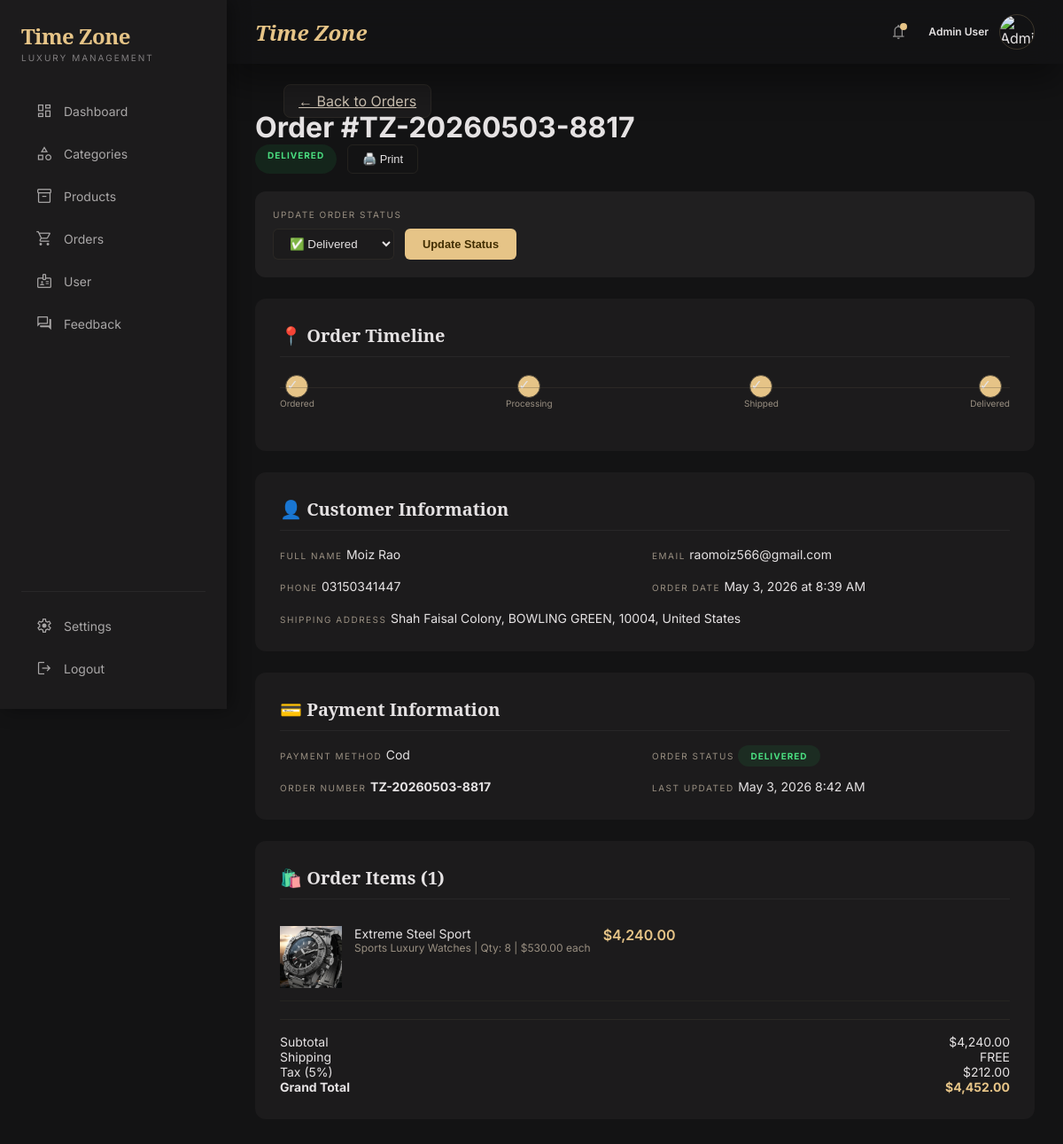
Screenshot of /admin panel/pages/order_detail.php?id=7 (signed in) with the database file from the repository.
### tables this page shows
CREATE TABLE `orders` (
  `order_id` int(11) NOT NULL,
  `order_number` varchar(50) NOT NULL,
  `customer_name` varchar(100) NOT NULL,
  `customer_email` varchar(100) NOT NULL,
  `customer_phone` varchar(20) NOT NULL,
  `shipping_address` text NOT NULL,
  `payment_method` varchar(50) NOT NULL,
  `subtotal` decimal(10,2) NOT NULL,
  `tax` decimal(10,2) NOT NULL DEFAULT 0.00,
  `shipping` decimal(10,2) NOT NULL DEFAULT 0.00,
  `total` decimal(10,2) NOT NULL,
  `notes` text DEFAULT NULL,
  `status` enum('pending','processing','shipped','delivered','cancelled') DEFAULT 'pending',
  `created_at` timestamp NOT NULL DEFAULT current_timestamp(),
  `updated_at` timestamp NOT NULL DEFAULT current_timestamp() ON UPDATE current_timestamp()
);

CREATE TABLE `order_items` (
  `item_id` int(11) NOT NULL,
  `order_id` int(11) NOT NULL,
  `product_id` int(11) NOT NULL,
  `quantity` int(11) NOT NULL,
  `price` decimal(10,2) NOT NULL,
  `total` decimal(10,2) NOT NULL
);

CREATE TABLE `products` (
  `p_id` int(11) NOT NULL,
  `p_name` varchar(255) DEFAULT NULL,
  `p_desc` text DEFAULT NULL,
  `p_price` decimal(7,2) DEFAULT NULL,
  `p_stock` int(11) DEFAULT NULL,
  `p_image` varchar(255) DEFAULT NULL,
  `p_cid` int(11) DEFAULT NULL,
  `p_status` varchar(50) DEFAULT NULL
);

CREATE TABLE `category` (
  `c_id` int(11) NOT NULL,
  `c_name` varchar(255) NOT NULL,
  `c_description` text DEFAULT NULL,
  `c_image` varchar(255) DEFAULT NULL,
  `c_status` varchar(10) DEFAULT NULL
);

### admin panel/pages/order_detail.php (the view, shortened to what this page needs)
<?php
include '../common/header.php';
include('../config/conn.php');
$order_id = isset($_GET['id']) ? intval($_GET['id']) : 0;
$order_query = "SELECT * FROM orders WHERE order_id = $order_id";
$order_result = mysqli_query($conn, $order_query);
$order = mysqli_fetch_assoc($order_result);
$items_query = "SELECT oi.*, p.p_name, p.p_image, p.p_desc, cat.c_name
                FROM order_items oi
                JOIN products p ON oi.  product_id = p.p_id
                JOIN category cat ON p.p_cid = cat.c_id
                WHERE oi.order_id = $order_id";
$items_result = mysqli_query($conn, $items_query);
$order_items = [];
while ($row = mysqli_fetch_assoc($items_result)) {
    $order_items[] = $row;
}
?>
<!DOCTYPE html>
<html lang="en">
<head>
</head>
<body>
<div class="admin-layout">
  <main class="main-content-order">
    <div class="page-header-bar">
      <div>
        <a href="order.php" class="back-btn">← Back to Orders</a>
        <br>
        <h1 class="page-title">Order <span>#<?php echo $order['order_number']; ?></span></h1>
      </div>
      <div style="display: flex; gap: 12px;">
        <span class="status-badge-lg status-<?php echo $order['status']; ?>">
          <?php echo ucfirst($order['status']); ?>
        </span>
        <button onclick="window.print()" class="print-btn">🖨️ Print</button>
      </div>
    </div>
    <div class="status-update">
      <div class="status-update-title">Update Order Status</div>
      <form method="POST" class="status-form">
        <select name="status" class="status-select">
          <option value="delivered" <?php echo $order['status'] == 'delivered' ? 'selected' : ''; ?>>✅ Delivered</option>
        </select>
        <button type="submit" name="update_status" class="update-btn">Update Status</button>
      </form>
    </div>
    <div class="info-card" style="margin-top: 24px;">
      <h3 class="card-title">📍 Order Timeline</h3>
      <div class="timeline">
        <div class="timeline-step">
          <div class="step-dot <?php echo in_array($order['status'], ['pending','processing','shipped','delivered']) ? 'completed' : ''; ?>">✓</div>
          <span class="step-label">Ordered</span>
        </div>
        <div class="timeline-step">
          <div class="step-dot <?php echo in_array($order['status'], ['processing','shipped','delivered']) ? 'completed' : ($order['status'] == 'pending' ? 'active' : ''); ?>">
            <?php echo in_array($order['status'], ['processing','shipped','delivered']) ? '✓' : '2'; ?>
          </div>
          <span class="step-label">Processing</span>
        </div>
        <div class="timeline-step">
          <div class="step-dot <?php echo in_array($order['status'], ['shipped','delivered']) ? 'completed' : ($order['status'] == 'processing' ? 'active' : ''); ?>">
            <?php echo in_array($order['status'], ['shipped','delivered']) ? '✓' : '3'; ?>
          </div>
          <span class="step-label">Shipped</span>
        </div>
        <div class="timeline-step">
          <div class="step-dot <?php echo $order['status'] == 'delivered' ? 'completed' : ($order['status'] == 'shipped' ? 'active' : ''); ?>">
            <?php echo $order['status'] == 'delivered' ? '✓' : '4'; ?>
          </div>
          <span class="step-label">Delivered</span>
        </div>
      </div>
    </div>
    <div class="info-card">
      <h3 class="card-title">👤 Customer Information</h3>
      <div class="info-grid">
        <div class="info-item">
          <span class="info-label">Full Name</span>
          <span class="info-value"><?php echo $order['customer_name']; ?></span>
        </div>
        <div class="info-item">
          <span class="info-label">Email</span>
          <span class="info-value"><?php echo $order['customer_email']; ?></span>
        </div>
        <div class="info-item">
          <span class="info-label">Phone</span>
          <span class="info-value"><?php echo $order['customer_phone']; ?></span>
        </div>
        <div class="info-item">
          <span class="info-label">Order Date</span>
          <span class="info-value"><?php echo date('F j, Y \a\t g:i A', strtotime($order['created_at'])); ?></span>
        </div>
        <div class="info-item" style="grid-column: 1 / -1;">
          <span class="info-label">Shipping Address</span>
          <span class="info-value"><?php echo $order['shipping_address']; ?></span>
        </div>
      </div>
    </div>
    <div class="info-card">
      <h3 class="card-title">💳 Payment Information</h3>
      <div class="info-grid">
        <div class="info-item">
          <span class="info-label">Payment Method</span>
          <span class="info-value"><?php echo str_replace('_', ' ', ucfirst($order['payment_method'])); ?></span>
        </div>
        <div class="info-item">
          <span class="info-label">Order Status</span>
          <span class="info-value"><span class="status-badge-lg status-<?php echo $order['status']; ?>"><?php echo ucfirst($order['status']); ?></span></span>
        </div>
        <div class="info-item">
          <span class="info-label">Order Number</span>
          <span class="info-value" style="color: var(--gold); font-weight: 700;"><?php echo $order['order_number']; ?></span>
        </div>
        <div class="info-item">
          <span class="info-label">Last Updated</span>
          <span class="info-value"><?php echo date('F j, Y g:i A', strtotime($order['updated_at'])); ?></span>
        </div>
      </div>
    </div>
    <div class="info-card">
      <h3 class="card-title">🛍️ Order Items (<?php echo count($order_items); ?>)</h3>
      <?php foreach ($order_items as $item): ?>
      <div class="item-row">
        <img src="../../admin panel/assets/images/<?php echo $item['p_image']; ?>" alt="<?php echo $item['p_name']; ?>">
        <div class="item-info">
          <div class="item-name"><?php echo $item['p_name']; ?></div>
          <div class="item-meta"><?php echo $item['c_name']; ?> | Qty: <?php echo $item['quantity']; ?> | $<?php echo number_format($item['price'], 2); ?> each</div>
        </div>
        <div class="item-price">$<?php echo number_format($item['total'], 2); ?></div>
      </div>
      <?php endforeach; ?>
      <div class="totals-section">
        <div class="total-row">
          <span class="label">Subtotal</span>
          <span class="value">$<?php echo number_format($order['subtotal'], 2); ?></span>
        </div>
        <div class="total-row">
          <span class="label">Shipping</span>
          <span class="value" style="color: var(--success);">FREE</span>
        </div>
        <div class="total-row">
          <span class="label">Tax (5%)</span>
          <span class="value">$<?php echo number_format($order['tax'], 2); ?></span>
        </div>
        <div class="total-row grand">
          <span class="label">Grand Total</span>
          <span class="value">$<?php echo number_format($order['total'], 2); ?></span>
        </div>
      </div>
    </div>
  </main>
</div>
</body>
</html>

### admin panel/assets/css/style.css (style rules this page uses)
:root { --primary: #e6c487; --primary-container: #c9a96e; --on-primary: #412d00; --background: #131314; --surface: #131314; --surface-container: #201f20; --surface-container-low: #1c1b1c; --surface-container-high: #2a2a2b; --surface-container-highest: #353436; --on-surface: #e5e2e3; --on-surface-variant: #d0c5b5; --outline: #998f81; --outline-variant: #4d463a; --error: #ffb4ab; --error-container: #93000a; }
* { box-sizing: border-box; margin: 0; padding: 0; }
body { font-family: 'Inter', sans-serif; background: var(--background); color: var(--on-surface); min-height: 100vh; }
input, select, textarea { box-sizing: border-box; }

### admin panel/pages/order_detail.php (style rules this page uses)
body { background: var(--background); color: var(--on-surface); font-family: 'Inter', sans-serif; }
.admin-layout { display: flex; min-height: 100vh; }
.main-content-order { flex: 1; padding: 32px; }
.back-btn { padding: 8px 16px; margin: 32px; margin-bottom: 32px; background: var(--surface-container-low); border: 1px solid rgba(77,70,58,0.3); color: var(--on-surface-variant); border-radius: 8px; font-size: 1rem; transition: all 0.3s; }
.status-badge-lg { padding: 6px 14px; border-radius: 9999px; font-size: 10px; font-weight: 700; text-transform: uppercase; letter-spacing: 0.1em; }
.status-delivered { background: rgba(34,197,94,0.1); color: #4ade80; }
.info-card { background: var(--surface-container-low); border-radius: 12px; padding: 28px; margin-bottom: 24px; }
.card-title { font-family: 'Noto Serif', serif; font-size: 1.25rem; margin-bottom: 16px; border-bottom: 1px solid rgba(255,255,255,0.05); padding-bottom: 10px; }
.info-grid { display: grid; grid-template-columns: repeat(2,1fr); gap: 16px; }
.info-label { font-size: 10px; text-transform: uppercase; letter-spacing: 0.15em; color: var(--outline); }
.info-value { font-size: 0.875rem; }
.status-update { background: var(--surface-container); border-radius: 12px; padding: 20px; margin-top: 20px; }
.status-update-title { font-size: 10px; text-transform: uppercase; letter-spacing: 0.15em; color: var(--outline); margin-bottom: 10px; }
.status-form { display: flex; gap: 12px; flex-wrap: wrap; }
.status-select { padding: 8px 14px; background: var(--surface-container-low); border: 1px solid rgba(77,70,58,0.3); border-radius: 6px; color: var(--on-surface); }
.update-btn { padding: 10px 20px; background: var(--primary); color: var(--on-primary); border-radius: 6px; font-size: 0.8rem; font-weight: 600; cursor: pointer; border: none; }
.timeline { display: flex; justify-content: space-between; margin: 20px 0; position: relative; }
.timeline::before { content: ''; position: absolute; top: 14px; left: 0; right: 0; height: 1px; background: rgba(77,70,58,0.3); }
.timeline-step { display: flex; flex-direction: column; align-items: center; }
.step-dot { width: 26px; height: 26px; border-radius: 50%; border: 1px solid var(--outline-variant); background: var(--background); }
.step-dot.completed { background: var(--primary); }
.step-label { font-size: 10px; color: var(--outline); }
.item-row { display: flex; gap: 14px; padding: 14px 0; border-bottom: 1px solid rgba(77,70,58,0.2); }
.item-row img { width: 70px; height: 70px; object-fit: cover; }
.item-name { font-size: 0.875rem; }
.item-meta { font-size: 0.75rem; color: var(--outline); }
.item-price { font-weight: 600; color: var(--primary); }
.totals-section { margin-top: 20px; border-top: 1px solid rgba(77,70,58,0.3); padding-top: 16px; }
.total-row { display: flex; justify-content: space-between; font-size: 0.875rem; }
.total-row.grand { font-weight: 700; }
.total-row.grand .value { color: var(--primary); }
.print-btn { padding: 8px 16px; border: 1px solid rgba(77,70,58,0.3); border-radius: 6px; font-size: 0.8rem; background: none; color: var(--on-surface); }

### rows the page displays
orders: order_number "TZ-20260503-8817", status "DELIVERED", status "✅ Delivered", customer_name "Moiz Rao", customer_email "raomoiz566@gmail.com", customer_phone "03150341447", created_at "May 3, 2026 at 8:39 AM", shipping_address "Shah Faisal Colony, BOWLING GREEN, 10004, United States", payment_method "Cod", updated_at "May 3, 2026 8:42 AM", subtotal "4,240.00", tax "212.00", total "4,452.00"
order_items: product.p_image (picture), product.p_name "Extreme Steel Sport", category.c_name "Sports Luxury Watches", quantity "8", price "530.00", total "4,240.00"

### other values shown
count($order_items) "1"
